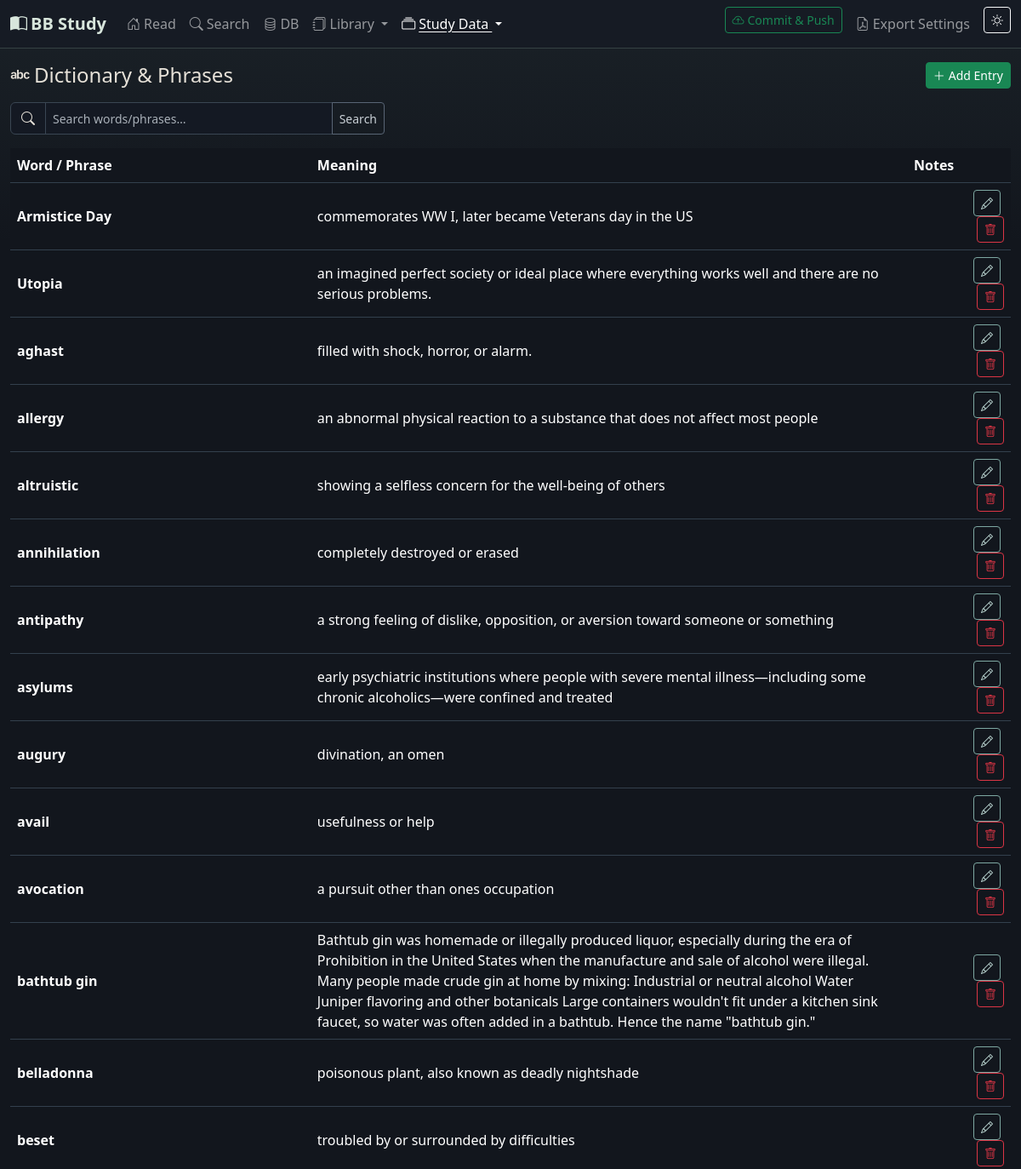
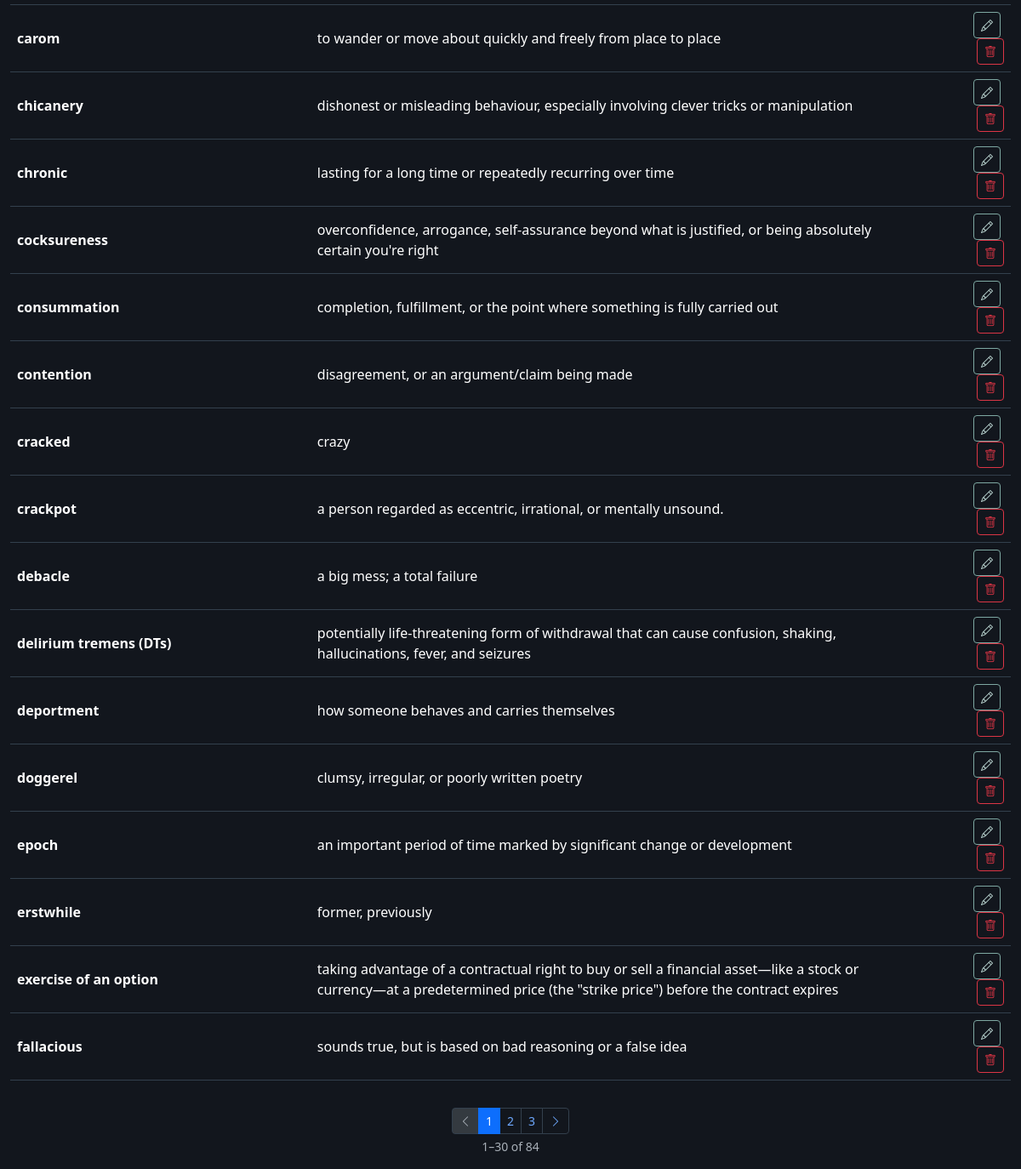
The page /dictionary on the database as committed earlier (2 pictures, top to bottom).
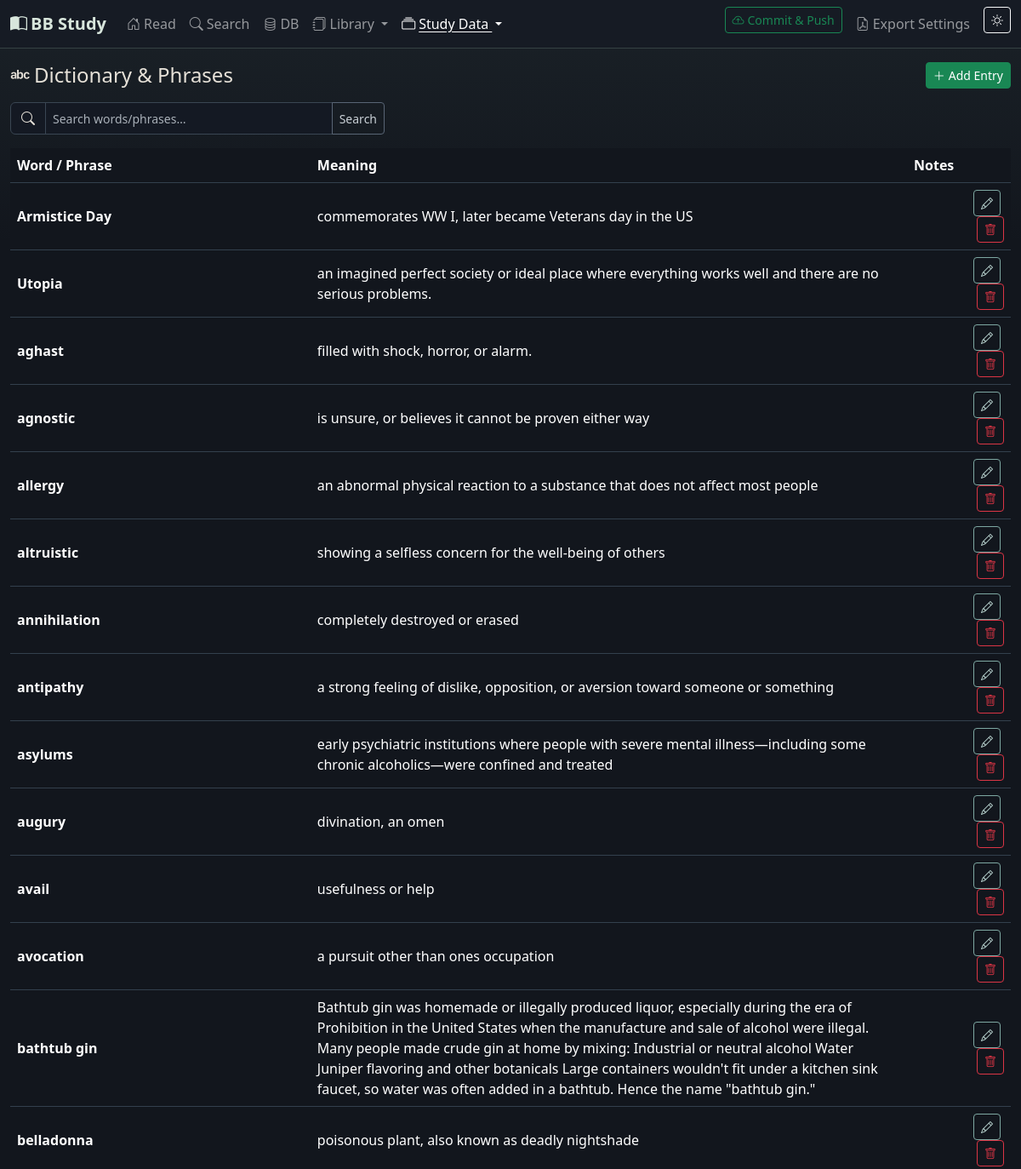
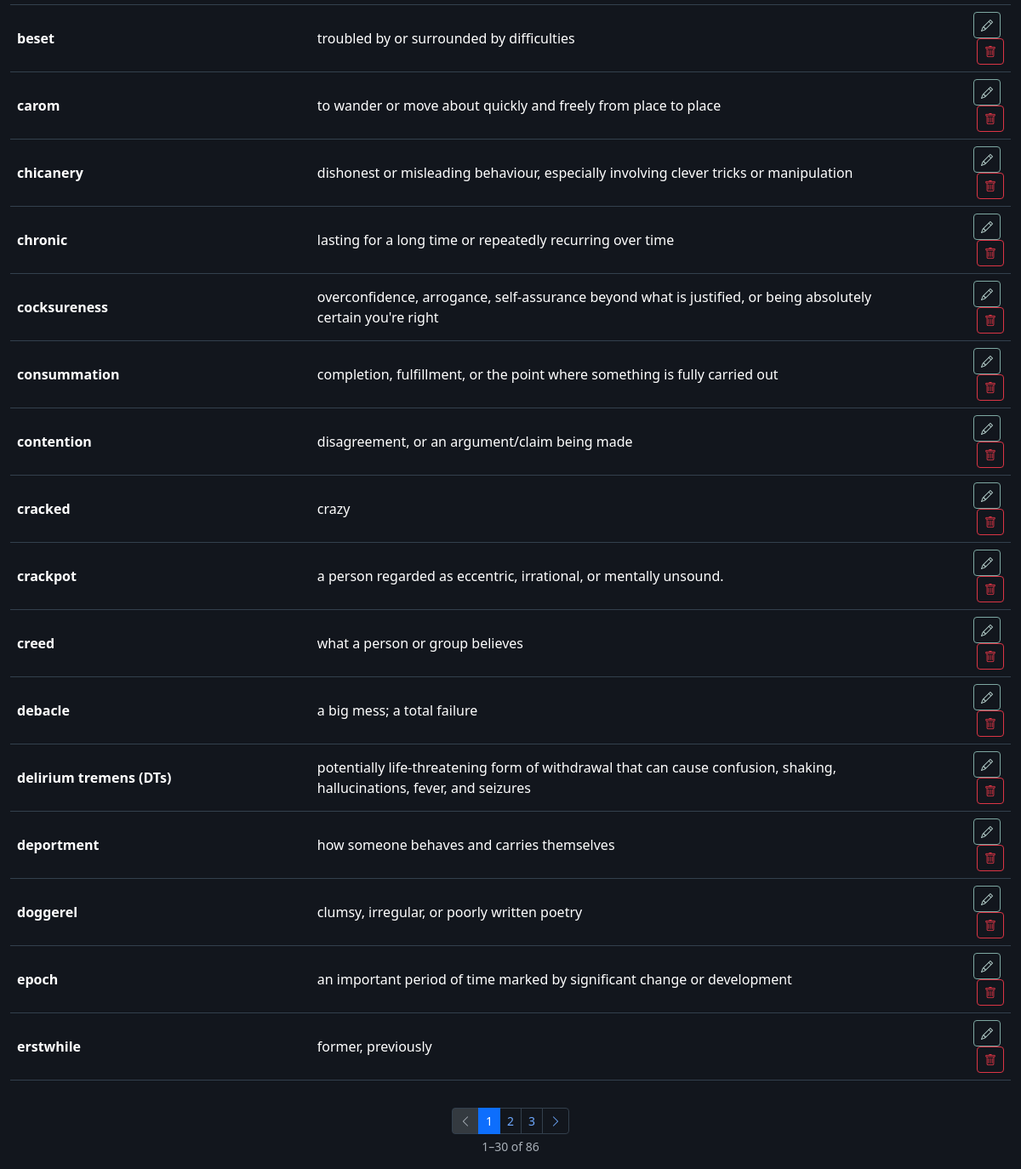
The same page on the database as committed later (2 pictures, top to bottom).
### app/models.py (models this page shows, shortened)
class Setting(db.Model):
    __tablename__ = 'settings'
    id = db.Column(db.Integer, primary_key=True)
    key = db.Column(db.String(100), unique=True, nullable=False)
    value = db.Column(db.Text, default='')

class Dictionary(db.Model):
    __tablename__ = 'dictionary'
    id = db.Column(db.Integer, primary_key=True)
    word_phrase = db.Column(db.String(500), nullable=False)
    meaning = db.Column(db.Text, nullable=False)
    notes = db.Column(db.Text)
    created_at = db.Column(db.DateTime, default=datetime.utcnow)
    locations = db.relationship('DictionaryLookup', backref='entry', lazy=True, cascade='all, delete-orphan')
    def to_dict(self):
        return {
            'id': self.id,
            'word_phrase': self.word_phrase,
            'meaning': self.meaning,
            'notes': self.notes,
            'created_at': self.created_at.isoformat() if self.created_at else None,
        }

### app/routes/main.py (the view)
@main_bp.route('/dictionary')
def dictionary():
    from ..models import Dictionary
    pg = request.args.get('pg', 1, type=int)
    search_q = request.args.get('q', '').strip()
    query = Dictionary.query.order_by(Dictionary.word_phrase)
    if search_q:
        like = f'%{search_q}%'
        query = query.filter(
            Dictionary.word_phrase.ilike(like) | Dictionary.meaning.ilike(like)
        )
    pagination = query.paginate(page=pg, per_page=30, error_out=False)
    return render_template('dictionary.html', theme=get_theme(), entries=pagination.items,
                           pagination=pagination, search_q=search_q)

### app/routes/main.py (called while the page is built)
def get_theme():
    s = Setting.query.filter_by(key='theme').first()
    return s.value

### app/templates/dictionary.html (shortened to what this page needs)
{% extends 'base.html' %}
{% from '_pagination.html' import render as paginate %}
{% block content %}
<div class="d-flex justify-content-between align-items-center mb-3">
  <h4 class="mb-0"><i class="bi bi-alphabet me-1"></i>Dictionary &amp; Phrases</h4>
  <button class="btn btn-sm btn-success" data-bs-toggle="modal" data-bs-target="#dictModal" onclick="openDictModal()">
    <i class="bi bi-plus-lg me-1"></i>Add Entry
  </button>
</div>
<form class="input-group mb-3" method="get" style="max-width:440px;">
  <span class="input-group-text"><i class="bi bi-search"></i></span>
  <input type="text" class="form-control form-control-sm" name="q"
         placeholder="Search words/phrases…" value="{{ search_q }}"
         aria-label="Search dictionary">
  <button class="btn btn-outline-secondary btn-sm" type="submit">Search</button>
</form>
<div class="table-responsive">
  <table class="table table-hover align-middle" id="dictTable">
    <thead>
      <tr><th style="width:30%">Word / Phrase</th><th>Meaning</th><th>Notes</th><th></th></tr>
    </thead>
    <tbody>
      {% for e in entries %}
      <tr data-id="{{ e.id }}">
        <td class="fw-semibold">{{ e.word_phrase }}</td>
        <td>{{ e.meaning }}</td>
        <td class="text-muted small">{{ e.notes or '' }}</td>
        <td class="text-end">
          <button class="btn btn-sm btn-outline-primary me-1"
                  onclick="openDictModal({{ e.to_dict()|tojson }})">
            <i class="bi bi-pencil"></i>
          </button>
          <button class="btn btn-sm btn-outline-danger"
                  onclick="deleteDict({{ e.id }})">
            <i class="bi bi-trash"></i>
          </button>
        </td>
      </tr>
      {% else %}
      <tr><td colspan="4" class="text-muted text-center">No entries yet.</td></tr>
      {% endfor %}
    </tbody>
  </table>
</div>
{{ paginate(pagination, 'main.dictionary', extra_args={'q': search_q}) }}
{% endblock %}

### app/templates/base.html (shortened to what this page needs)
<!doctype html>
<html lang="en" data-bs-theme="{{ theme }}">
<head>
  <link rel="stylesheet" href="{{ url_for('static', filename='vendor/bootstrap/css/bootstrap.min.css') }}">
  <link rel="stylesheet" href="{{ url_for('static', filename='vendor/bootstrap-icons/font/bootstrap-icons.min.css') }}">
  <link rel="stylesheet" href="{{ url_for('static', filename='css/style.css') }}">
</head>
<body>
<nav class="navbar navbar-expand-lg navbar-dark bg-dark border-bottom border-secondary">
  <div class="container-fluid">
    <a class="navbar-brand fw-bold" href="{{ url_for('main.index') }}">
      <i class="bi bi-book-half me-1"></i>BB Study
    </a>
    <div class="collapse navbar-collapse" id="navbarMain">
      <ul class="navbar-nav me-auto mb-2 mb-lg-0">
        <li class="nav-item">
          <a class="nav-link {% if request.endpoint == 'main.index' %}active{% endif %}"
             href="{{ url_for('main.index') }}"><i class="bi bi-house-door me-1"></i>Read</a>
        </li>
        <li class="nav-item">
          <a class="nav-link {% if request.endpoint == 'main.search' %}active{% endif %}"
             href="{{ url_for('main.search') }}"><i class="bi bi-search me-1"></i>Search</a>
        </li>
        <li class="nav-item">
          <a class="nav-link {% if request.endpoint == 'main.db_browser' %}active{% endif %}"
             href="{{ url_for('main.db_browser') }}"><i class="bi bi-database me-1"></i>DB</a>
        </li>
        <li class="nav-item dropdown">
          <a class="nav-link dropdown-toggle {% if request.endpoint in ['main.books', 'main.pamphlets'] %}active{% endif %}"
             href="#" role="button" data-bs-toggle="dropdown" aria-expanded="false">
            <i class="bi bi-journals me-1"></i>Library
          </a>
        </li>
        <li class="nav-item dropdown">
          <a class="nav-link dropdown-toggle {% if request.endpoint in ['main.dictionary', 'main.topics', 'main.references', 'main.commentary', 'main.sources'] %}active{% endif %}"
             href="#" role="button" data-bs-toggle="dropdown" aria-expanded="false">
            <i class="bi bi-collection me-1"></i>Study Data
          </a>
        </li>
      </ul>
      <ul class="navbar-nav ms-auto">
        <li class="nav-item me-2">
          <button class="btn btn-sm btn-outline-success" id="gitPublishBtn"
                  type="button" title="Commit all changes and push to origin">
            <i class="bi bi-cloud-arrow-up me-1"></i><span>Commit &amp; Push</span>
          </button>
        </li>
        <li class="nav-item">
          <a class="nav-link {% if request.endpoint == 'main.settings' %}active{% endif %}"
             href="{{ url_for('main.settings') }}"><i class="bi bi-file-earmark-pdf me-1"></i>Export Settings</a>
        </li>
        <li class="nav-item ms-2">
          <button class="btn btn-sm btn-outline-light" id="themeToggleBtn" title="Toggle light/dark mode">
            <i class="bi {% if theme == 'dark' %}bi-sun{% else %}bi-moon-stars{% endif %}"></i>
          </button>
        </li>
      </ul>
    </div>
  </div>
</nav>
<main class="container-fluid py-3">
  {% block content %}{% endblock %}
</main>
</body>
</html>

### app/templates/_pagination.html
{% macro render(pagination, endpoint, extra_args={}) %}
{% if pagination and pagination.pages > 1 %}
{% set start = (pagination.page - 1) * pagination.per_page + 1 %}
{% set end = pagination.page * pagination.per_page %}
{% if end > pagination.total %}{% set end = pagination.total %}{% endif %}
<nav aria-label="Page navigation" class="mt-3">
  <div class="d-flex flex-column align-items-center gap-1">
    <ul class="pagination pagination-sm mb-0">
      <li class="page-item{% if not pagination.has_prev %} disabled{% endif %}">
        <a class="page-link" href="{{ url_for(endpoint, pg=pagination.prev_num or 1, **extra_args) }}" aria-label="Previous">
          <i class="bi bi-chevron-left"></i>
        </a>
      </li>
      {% for p in pagination.iter_pages(left_edge=1, right_edge=1, left_current=2, right_current=2) %}
        {% if p %}
          <li class="page-item{% if p == pagination.page %} active{% endif %}">
            <a class="page-link" href="{{ url_for(endpoint, pg=p, **extra_args) }}">{{ p }}</a>
          </li>
        {% else %}
          <li class="page-item disabled"><span class="page-link">…</span></li>
        {% endif %}
      {% endfor %}
      <li class="page-item{% if not pagination.has_next %} disabled{% endif %}">
        <a class="page-link" href="{{ url_for(endpoint, pg=pagination.next_num or pagination.pages, **extra_args) }}" aria-label="Next">
          <i class="bi bi-chevron-right"></i>
        </a>
      </li>
    </ul>
    <small class="text-muted">{{ start }}–{{ end }} of {{ pagination.total }}</small>
  </div>
</nav>
{% endif %}
{% endmacro %}

### app/static/css/style.css (style rules this page uses)
:root { --bb-sage: #8fae9a; --bb-teal: #7ea8a2; --bb-plum: #aa8fa8; --bb-amber: #b7a278; --bb-slate: #8d9aaa; }
[data-bs-theme="dark"] { --bb-page-bg: #12161d; --bb-surface: #181e27; --bb-surface-alt: #1f2631; --bb-border: #33404d; --bb-reader-bg: #151a22; --bb-control-bg: #141923; --bb-soft-sage: rgba(143, 174, 154, 0.16); --bb-soft-teal: rgba(126, 168, 162, 0.17); --bb-soft-plum: rgba(170, 143, 168, 0.16); --bb-soft-amber: rgba(183, 162, 120, 0.16); --bb-soft-slate: rgba(141, 154, 170, 0.16); --bs-body-bg: var(--bb-page-bg); --bs-body-color: #e6e1d8; --bs-border-color: var(--bb-border); --bs-secondary-color: #a9b0b8; --bs-primary-rgb: 126, 168, 162; --bs-success-rgb: 143, 174, 154; --bs-warning-rgb: 183, 162, 120; --bs-info-rgb: 141, 154, 170; }
html, body { transition: background-color 0.2s ease, color 0.2s ease; }
[data-bs-theme="dark"] body { background: linear-gradient(180deg, rgba(126, 168, 162, 0.08), transparent 18rem), var(--bb-page-bg); }
[data-bs-theme="dark"] .navbar.bg-dark { background-color: #161b24 !important; border-color: rgba(143, 174, 154, 0.26) !important; }
[data-bs-theme="dark"] .navbar-brand { color: #d8e6dc; }
[data-bs-theme="dark"] .form-control, [data-bs-theme="dark"] .form-select, [data-bs-theme="dark"] .input-group-text { background-color: var(--bb-control-bg); border-color: #3a4653; color: #e6e1d8; }
[data-bs-theme="dark"] .btn-outline-secondary { --bs-btn-color: #c9d0d6; --bs-btn-border-color: #596575; --bs-btn-hover-bg: var(--bb-soft-teal); --bs-btn-hover-border-color: var(--bb-teal); --bs-btn-hover-color: #f2efe8; --bs-btn-active-bg: var(--bb-soft-teal); --bs-btn-active-border-color: var(--bb-teal); }
[data-bs-theme="dark"] .btn-outline-primary { --bs-btn-color: #bdd8d4; --bs-btn-border-color: var(--bb-teal); --bs-btn-hover-bg: rgba(126, 168, 162, 0.22); --bs-btn-hover-border-color: #9abfba; --bs-btn-hover-color: #f2efe8; }
.navbar-nav .nav-link.active { text-decoration: underline; text-underline-offset: 3px; }
.table td, .table th { vertical-align: middle; }

Rows that differ between the two databases and show on the page:
no longer on this page (row unchanged): Dictionary: word_phrase "exercise of an option", meaning "taking advantage of a contractual right to buy or sell a financial asset—like a stock or currency—at a predetermined price (the \"strike price\") before the contract expires"
no longer on this page (row unchanged): Dictionary: word_phrase "fallacious", meaning "sounds true, but is based on bad reasoning or a false idea"
added Dictionary: word_phrase "agnostic", meaning "is unsure, or believes it cannot be proven either way"
added Dictionary: word_phrase "creed", meaning "what a person or group believes"
Other text that changed with them:
{{ pagination.total }}: "84" → "86"
